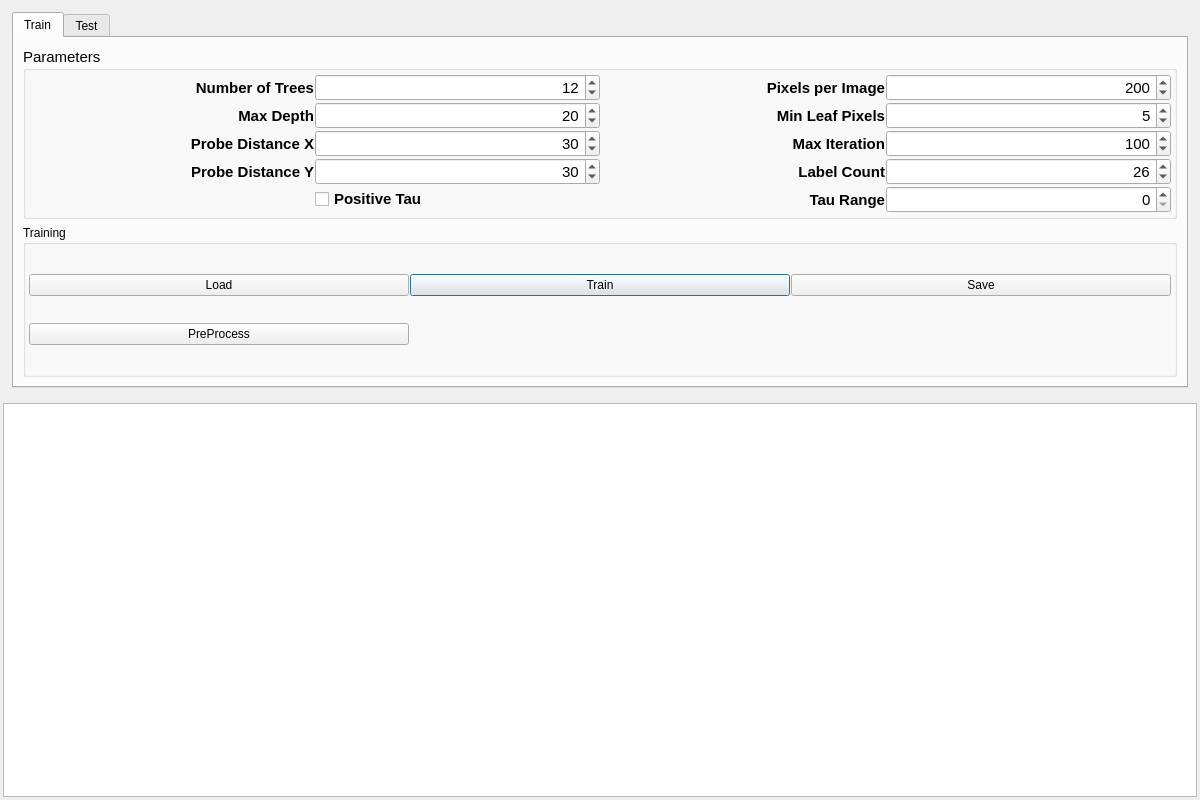
<?xml version="1.0" encoding="UTF-8"?>
<ui version="4.0">
 <class>RandomDecisionForestDialogGui</class>
 <widget class="QDialog" name="RandomDecisionForestDialogGui">
  <property name="geometry">
   <rect>
    <x>0</x>
    <y>0</y>
    <width>1200</width>
    <height>800</height>
   </rect>
  </property>
  <property name="windowTitle">
   <string>Dialog</string>
  </property>
  <layout class="QGridLayout" name="gridLayout_RDFGUI" rowstretch="0,0">
   <property name="leftMargin">
    <number>3</number>
   </property>
   <property name="topMargin">
    <number>3</number>
   </property>
   <property name="rightMargin">
    <number>3</number>
   </property>
   <property name="bottomMargin">
    <number>3</number>
   </property>
   <item row="0" column="0">
    <widget class="QWidget" name="LeftContainerWidget" native="true">
     <layout class="QVBoxLayout" name="verticalLayout_LeftContainer">
      <item>
       <widget class="QTabWidget" name="tabWidget">
        <property name="minimumSize">
         <size>
          <width>0</width>
          <height>0</height>
         </size>
        </property>
        <property name="tabPosition">
         <enum>QTabWidget::North</enum>
        </property>
        <property name="tabShape">
         <enum>QTabWidget::Rounded</enum>
        </property>
        <property name="currentIndex">
         <number>0</number>
        </property>
        <property name="tabsClosable">
         <bool>false</bool>
        </property>
        <property name="movable">
         <bool>false</bool>
        </property>
        <widget class="QWidget" name="Train_tab">
         <property name="sizePolicy">
          <sizepolicy hsizetype="Preferred" vsizetype="Minimum">
           <horstretch>0</horstretch>
           <verstretch>0</verstretch>
          </sizepolicy>
         </property>
         <attribute name="title">
          <string>Train</string>
         </attribute>
         <layout class="QVBoxLayout" name="verticalLayout_Train">
          <item>
           <widget class="QGroupBox" name="gbParameters">
            <property name="font">
             <font>
              <family>Arial</family>
              <pointsize>11</pointsize>
             </font>
            </property>
            <property name="title">
             <string>Parameters</string>
            </property>
            <layout class="QGridLayout" name="gridLayout">
             <property name="leftMargin">
              <number>3</number>
             </property>
             <property name="topMargin">
              <number>3</number>
             </property>
             <property name="rightMargin">
              <number>3</number>
             </property>
             <property name="bottomMargin">
              <number>3</number>
             </property>
             <property name="spacing">
              <number>1</number>
             </property>
             <item row="1" column="3">
              <widget class="QSpinBox" name="spinBox_PixelsPerImage">
               <property name="alignment">
                <set>Qt::AlignRight|Qt::AlignTrailing|Qt::AlignVCenter</set>
               </property>
               <property name="maximum">
                <number>1000</number>
               </property>
               <property name="value">
                <number>200</number>
               </property>
              </widget>
             </item>
             <item row="3" column="3">
              <widget class="QSpinBox" name="spinBox_MaxIteration">
               <property name="alignment">
                <set>Qt::AlignRight|Qt::AlignTrailing|Qt::AlignVCenter</set>
               </property>
               <property name="minimum">
                <number>1</number>
               </property>
               <property name="maximum">
                <number>10000</number>
               </property>
               <property name="value">
                <number>100</number>
               </property>
              </widget>
             </item>
             <item row="4" column="2">
              <widget class="QLabel" name="label_LabelCount">
               <property name="font">
                <font>
                 <weight>75</weight>
                 <bold>true</bold>
                </font>
               </property>
               <property name="text">
                <string>Label Count</string>
               </property>
               <property name="alignment">
                <set>Qt::AlignRight|Qt::AlignTrailing|Qt::AlignVCenter</set>
               </property>
              </widget>
             </item>
             <item row="2" column="0">
              <widget class="QLabel" name="label_MaxDepth">
               <property name="font">
                <font>
                 <weight>75</weight>
                 <bold>true</bold>
                </font>
               </property>
               <property name="text">
                <string>Max Depth</string>
               </property>
               <property name="alignment">
                <set>Qt::AlignRight|Qt::AlignTrailing|Qt::AlignVCenter</set>
               </property>
              </widget>
             </item>
             <item row="2" column="3">
              <widget class="QSpinBox" name="spinBox_MinLeafPixels">
               <property name="alignment">
                <set>Qt::AlignRight|Qt::AlignTrailing|Qt::AlignVCenter</set>
               </property>
               <property name="value">
                <number>5</number>
               </property>
              </widget>
             </item>
             <item row="3" column="0">
              <widget class="QLabel" name="label_ProbX_2">
               <property name="font">
                <font>
                 <weight>75</weight>
                 <bold>true</bold>
                </font>
               </property>
               <property name="text">
                <string>Probe Distance X</string>
               </property>
               <property name="alignment">
                <set>Qt::AlignRight|Qt::AlignTrailing|Qt::AlignVCenter</set>
               </property>
              </widget>
             </item>
             <item row="1" column="0">
              <widget class="QLabel" name="label_NTrees">
               <property name="font">
                <font>
                 <weight>75</weight>
                 <bold>true</bold>
                </font>
               </property>
               <property name="text">
                <string>Number of Trees</string>
               </property>
               <property name="alignment">
                <set>Qt::AlignRight|Qt::AlignTrailing|Qt::AlignVCenter</set>
               </property>
              </widget>
             </item>
             <item row="4" column="0">
              <widget class="QLabel" name="label_ProbY_2">
               <property name="font">
                <font>
                 <weight>75</weight>
                 <bold>true</bold>
                </font>
               </property>
               <property name="text">
                <string>Probe Distance Y</string>
               </property>
               <property name="alignment">
                <set>Qt::AlignRight|Qt::AlignTrailing|Qt::AlignVCenter</set>
               </property>
              </widget>
             </item>
             <item row="5" column="3">
              <widget class="QSpinBox" name="spinBox_TauRange">
               <property name="alignment">
                <set>Qt::AlignRight|Qt::AlignTrailing|Qt::AlignVCenter</set>
               </property>
               <property name="maximum">
                <number>500</number>
               </property>
              </widget>
             </item>
             <item row="1" column="1">
              <widget class="QSpinBox" name="spinBox_NTrees">
               <property name="toolTip">
                <string>&lt;html&gt;&lt;head/&gt;&lt;body&gt;&lt;p&gt;&lt;span style=&quot; font-weight:600;&quot;&gt;Number of trees:&lt;/span&gt;&lt;/p&gt;&lt;p&gt;&lt;br/&gt;&lt;/p&gt;&lt;p&gt;Bla bla.&lt;/p&gt;&lt;/body&gt;&lt;/html&gt;</string>
               </property>
               <property name="alignment">
                <set>Qt::AlignRight|Qt::AlignTrailing|Qt::AlignVCenter</set>
               </property>
               <property name="value">
                <number>12</number>
               </property>
              </widget>
             </item>
             <item row="1" column="2">
              <widget class="QLabel" name="label_PixelsPerImage">
               <property name="font">
                <font>
                 <weight>75</weight>
                 <bold>true</bold>
                </font>
               </property>
               <property name="text">
                <string>Pixels per Image</string>
               </property>
               <property name="alignment">
                <set>Qt::AlignRight|Qt::AlignTrailing|Qt::AlignVCenter</set>
               </property>
              </widget>
             </item>
             <item row="3" column="2">
              <widget class="QLabel" name="label_MaxIteration">
               <property name="font">
                <font>
                 <weight>75</weight>
                 <bold>true</bold>
                </font>
               </property>
               <property name="text">
                <string>Max Iteration</string>
               </property>
               <property name="alignment">
                <set>Qt::AlignRight|Qt::AlignTrailing|Qt::AlignVCenter</set>
               </property>
              </widget>
             </item>
             <item row="4" column="3">
              <widget class="QSpinBox" name="spinBox_LabelCount">
               <property name="alignment">
                <set>Qt::AlignRight|Qt::AlignTrailing|Qt::AlignVCenter</set>
               </property>
               <property name="value">
                <number>26</number>
               </property>
              </widget>
             </item>
             <item row="2" column="1">
              <widget class="QSpinBox" name="spinBox_MaxDepth">
               <property name="alignment">
                <set>Qt::AlignRight|Qt::AlignTrailing|Qt::AlignVCenter</set>
               </property>
               <property name="value">
                <number>20</number>
               </property>
              </widget>
             </item>
             <item row="3" column="1">
              <widget class="QSpinBox" name="spinBox_probX">
               <property name="alignment">
                <set>Qt::AlignRight|Qt::AlignTrailing|Qt::AlignVCenter</set>
               </property>
               <property name="maximum">
                <number>500</number>
               </property>
               <property name="value">
                <number>30</number>
               </property>
              </widget>
             </item>
             <item row="2" column="2">
              <widget class="QLabel" name="label_MinLeafPixels">
               <property name="font">
                <font>
                 <weight>75</weight>
                 <bold>true</bold>
                </font>
               </property>
               <property name="text">
                <string>Min Leaf Pixels</string>
               </property>
               <property name="alignment">
                <set>Qt::AlignRight|Qt::AlignTrailing|Qt::AlignVCenter</set>
               </property>
              </widget>
             </item>
             <item row="5" column="2">
              <widget class="QLabel" name="label_TauRange">
               <property name="font">
                <font>
                 <weight>75</weight>
                 <bold>true</bold>
                </font>
               </property>
               <property name="text">
                <string>Tau Range</string>
               </property>
               <property name="alignment">
                <set>Qt::AlignRight|Qt::AlignTrailing|Qt::AlignVCenter</set>
               </property>
              </widget>
             </item>
             <item row="4" column="1">
              <widget class="QSpinBox" name="spinBox_probY">
               <property name="alignment">
                <set>Qt::AlignRight|Qt::AlignTrailing|Qt::AlignVCenter</set>
               </property>
               <property name="maximum">
                <number>500</number>
               </property>
               <property name="value">
                <number>30</number>
               </property>
              </widget>
             </item>
             <item row="5" column="1">
              <widget class="QCheckBox" name="checkBox">
               <property name="font">
                <font>
                 <weight>75</weight>
                 <bold>true</bold>
                </font>
               </property>
               <property name="text">
                <string>Positive Tau</string>
               </property>
              </widget>
             </item>
            </layout>
           </widget>
          </item>
          <item>
           <widget class="QGroupBox" name="groupBox">
            <property name="title">
             <string>Training</string>
            </property>
            <layout class="QGridLayout" name="gridLayout_train">
             <property name="leftMargin">
              <number>3</number>
             </property>
             <property name="topMargin">
              <number>3</number>
             </property>
             <property name="rightMargin">
              <number>3</number>
             </property>
             <property name="bottomMargin">
              <number>3</number>
             </property>
             <property name="spacing">
              <number>1</number>
             </property>
             <item row="0" column="1">
              <widget class="QPushButton" name="train_button">
               <property name="text">
                <string>Train</string>
               </property>
              </widget>
             </item>
             <item row="0" column="2">
              <widget class="QPushButton" name="saveForest_button">
               <property name="text">
                <string>Save</string>
               </property>
              </widget>
             </item>
             <item row="0" column="0">
              <widget class="QPushButton" name="loadForest_button">
               <property name="text">
                <string>Load</string>
               </property>
              </widget>
             </item>
             <item row="1" column="0">
              <widget class="QPushButton" name="pushButton_PreProcess">
               <property name="text">
                <string>PreProcess</string>
               </property>
              </widget>
             </item>
            </layout>
           </widget>
          </item>
         </layout>
        </widget>
        <widget class="QWidget" name="Test_tab">
         <property name="sizePolicy">
          <sizepolicy hsizetype="Preferred" vsizetype="Minimum">
           <horstretch>0</horstretch>
           <verstretch>0</verstretch>
          </sizepolicy>
         </property>
         <attribute name="title">
          <string>Test</string>
         </attribute>
         <layout class="QVBoxLayout" name="verticalLayout_Test">
          <item>
           <widget class="QGroupBox" name="groupBox_TestTab">
            <property name="title">
             <string>Test</string>
            </property>
            <layout class="QGridLayout" name="gridLayout_test">
             <property name="leftMargin">
              <number>3</number>
             </property>
             <property name="topMargin">
              <number>3</number>
             </property>
             <property name="rightMargin">
              <number>3</number>
             </property>
             <property name="bottomMargin">
              <number>3</number>
             </property>
             <property name="spacing">
              <number>1</number>
             </property>
             <item row="1" column="1">
              <widget class="QSpinBox" name="spinBox_NTestTrees">
               <property name="toolTip">
                <string>&lt;html&gt;&lt;head/&gt;&lt;body&gt;&lt;p&gt;&lt;span style=&quot; font-weight:600;&quot;&gt;Number of trees:&lt;/span&gt;&lt;/p&gt;&lt;p&gt;&lt;br/&gt;&lt;/p&gt;&lt;p&gt;Bla bla.&lt;/p&gt;&lt;/body&gt;&lt;/html&gt;</string>
               </property>
               <property name="alignment">
                <set>Qt::AlignRight|Qt::AlignTrailing|Qt::AlignVCenter</set>
               </property>
               <property name="value">
                <number>1</number>
               </property>
              </widget>
             </item>
             <item row="1" column="0">
              <widget class="QLabel" name="label_NTrees_Test">
               <property name="font">
                <font>
                 <weight>75</weight>
                 <bold>true</bold>
                </font>
               </property>
               <property name="text">
                <string>Number of Trees</string>
               </property>
               <property name="alignment">
                <set>Qt::AlignRight|Qt::AlignTrailing|Qt::AlignVCenter</set>
               </property>
              </widget>
             </item>
             <item row="0" column="1">
              <widget class="QPushButton" name="test_button">
               <property name="text">
                <string>Test</string>
               </property>
              </widget>
             </item>
            </layout>
           </widget>
          </item>
         </layout>
        </widget>
       </widget>
      </item>
     </layout>
    </widget>
   </item>
   <item row="1" column="0">
    <widget class="QTextBrowser" name="console"/>
   </item>
  </layout>
 </widget>
 <tabstops>
  <tabstop>spinBox_NTrees</tabstop>
  <tabstop>spinBox_MaxDepth</tabstop>
  <tabstop>spinBox_probX</tabstop>
  <tabstop>spinBox_probY</tabstop>
  <tabstop>spinBox_PixelsPerImage</tabstop>
  <tabstop>spinBox_MinLeafPixels</tabstop>
  <tabstop>spinBox_MaxIteration</tabstop>
  <tabstop>spinBox_LabelCount</tabstop>
  <tabstop>test_button</tabstop>
 </tabstops>
 <resources/>
 <connections>
  <connection>
   <sender>train_button</sender>
   <signal>clicked()</signal>
   <receiver>RandomDecisionForestDialogGui</receiver>
   <slot>onTrain()</slot>
   <hints>
    <hint type="sourcelabel">
     <x>756</x>
     <y>291</y>
    </hint>
    <hint type="destinationlabel">
     <x>524</x>
     <y>176</y>
    </hint>
   </hints>
  </connection>
  <connection>
   <sender>test_button</sender>
   <signal>clicked()</signal>
   <receiver>RandomDecisionForestDialogGui</receiver>
   <slot>onTest()</slot>
   <hints>
    <hint type="sourcelabel">
     <x>1170</x>
     <y>177</y>
    </hint>
    <hint type="destinationlabel">
     <x>561</x>
     <y>491</y>
    </hint>
   </hints>
  </connection>
  <connection>
   <sender>loadForest_button</sender>
   <signal>clicked()</signal>
   <receiver>RandomDecisionForestDialogGui</receiver>
   <slot>onLoad()</slot>
   <hints>
    <hint type="sourcelabel">
     <x>207</x>
     <y>291</y>
    </hint>
    <hint type="destinationlabel">
     <x>533</x>
     <y>264</y>
    </hint>
   </hints>
  </connection>
  <connection>
   <sender>saveForest_button</sender>
   <signal>clicked()</signal>
   <receiver>RandomDecisionForestDialogGui</receiver>
   <slot>onSave()</slot>
   <hints>
    <hint type="sourcelabel">
     <x>1170</x>
     <y>291</y>
    </hint>
    <hint type="destinationlabel">
     <x>609</x>
     <y>215</y>
    </hint>
   </hints>
  </connection>
  <connection>
   <sender>spinBox_NTrees</sender>
   <signal>valueChanged(int)</signal>
   <receiver>RandomDecisionForestDialogGui</receiver>
   <slot>onNTreesChanged(int)</slot>
   <hints>
    <hint type="sourcelabel">
     <x>577</x>
     <y>96</y>
    </hint>
    <hint type="destinationlabel">
     <x>201</x>
     <y>-71</y>
    </hint>
   </hints>
  </connection>
  <connection>
   <sender>spinBox_MaxDepth</sender>
   <signal>valueChanged(int)</signal>
   <receiver>RandomDecisionForestDialogGui</receiver>
   <slot>onMaxDepthChanged(int)</slot>
   <hints>
    <hint type="sourcelabel">
     <x>577</x>
     <y>122</y>
    </hint>
    <hint type="destinationlabel">
     <x>166</x>
     <y>-57</y>
    </hint>
   </hints>
  </connection>
  <connection>
   <sender>spinBox_probX</sender>
   <signal>valueChanged(int)</signal>
   <receiver>RandomDecisionForestDialogGui</receiver>
   <slot>onProbDistXChanged(int)</slot>
   <hints>
    <hint type="sourcelabel">
     <x>577</x>
     <y>148</y>
    </hint>
    <hint type="destinationlabel">
     <x>193</x>
     <y>-16</y>
    </hint>
   </hints>
  </connection>
  <connection>
   <sender>spinBox_probY</sender>
   <signal>valueChanged(int)</signal>
   <receiver>RandomDecisionForestDialogGui</receiver>
   <slot>onProbDistYChanged(int)</slot>
   <hints>
    <hint type="sourcelabel">
     <x>577</x>
     <y>174</y>
    </hint>
    <hint type="destinationlabel">
     <x>-20</x>
     <y>62</y>
    </hint>
   </hints>
  </connection>
  <connection>
   <sender>spinBox_PixelsPerImage</sender>
   <signal>valueChanged(int)</signal>
   <receiver>RandomDecisionForestDialogGui</receiver>
   <slot>onPixelsPerImageChanged(int)</slot>
   <hints>
    <hint type="sourcelabel">
     <x>1170</x>
     <y>96</y>
    </hint>
    <hint type="destinationlabel">
     <x>531</x>
     <y>44</y>
    </hint>
   </hints>
  </connection>
  <connection>
   <sender>spinBox_MinLeafPixels</sender>
   <signal>valueChanged(int)</signal>
   <receiver>RandomDecisionForestDialogGui</receiver>
   <slot>onMinLeafPixelsChanged(int)</slot>
   <hints>
    <hint type="sourcelabel">
     <x>1170</x>
     <y>122</y>
    </hint>
    <hint type="destinationlabel">
     <x>590</x>
     <y>70</y>
    </hint>
   </hints>
  </connection>
  <connection>
   <sender>spinBox_MaxIteration</sender>
   <signal>valueChanged(int)</signal>
   <receiver>RandomDecisionForestDialogGui</receiver>
   <slot>onMaxIterationChanged(int)</slot>
   <hints>
    <hint type="sourcelabel">
     <x>1170</x>
     <y>148</y>
    </hint>
    <hint type="destinationlabel">
     <x>587</x>
     <y>105</y>
    </hint>
   </hints>
  </connection>
  <connection>
   <sender>spinBox_LabelCount</sender>
   <signal>valueChanged(int)</signal>
   <receiver>RandomDecisionForestDialogGui</receiver>
   <slot>onLabelCountChanged(int)</slot>
   <hints>
    <hint type="sourcelabel">
     <x>1170</x>
     <y>174</y>
    </hint>
    <hint type="destinationlabel">
     <x>565</x>
     <y>128</y>
    </hint>
   </hints>
  </connection>
  <connection>
   <sender>spinBox_NTestTrees</sender>
   <signal>valueChanged(int)</signal>
   <receiver>RandomDecisionForestDialogGui</receiver>
   <slot>onNTestTreesChanged(int)</slot>
   <hints>
    <hint type="sourcelabel">
     <x>1170</x>
     <y>285</y>
    </hint>
    <hint type="destinationlabel">
     <x>575</x>
     <y>547</y>
    </hint>
   </hints>
  </connection>
  <connection>
   <sender>spinBox_TauRange</sender>
   <signal>valueChanged(int)</signal>
   <receiver>RandomDecisionForestDialogGui</receiver>
   <slot>onTauRangeChanged(int)</slot>
   <hints>
    <hint type="sourcelabel">
     <x>1170</x>
     <y>200</y>
    </hint>
    <hint type="destinationlabel">
     <x>606</x>
     <y>249</y>
    </hint>
   </hints>
  </connection>
  <connection>
   <sender>pushButton_PreProcess</sender>
   <signal>clicked()</signal>
   <receiver>RandomDecisionForestDialogGui</receiver>
   <slot>onPreProcess()</slot>
   <hints>
    <hint type="sourcelabel">
     <x>162</x>
     <y>339</y>
    </hint>
    <hint type="destinationlabel">
     <x>45</x>
     <y>400</y>
    </hint>
   </hints>
  </connection>
  <connection>
   <sender>checkBox</sender>
   <signal>clicked(bool)</signal>
   <receiver>RandomDecisionForestDialogGui</receiver>
   <slot>onPositiveTau(bool)</slot>
   <hints>
    <hint type="sourcelabel">
     <x>448</x>
     <y>204</y>
    </hint>
    <hint type="destinationlabel">
     <x>-30</x>
     <y>247</y>
    </hint>
   </hints>
  </connection>
 </connections>
 <slots>
  <slot>onTrain()</slot>
  <slot>onTrainingBrowse()</slot>
  <slot>onTestBrowse()</slot>
  <slot>onTest()</slot>
  <slot>onLoad()</slot>
  <slot>onSave()</slot>
  <slot>onNTreesChanged(int)</slot>
  <slot>onMaxDepthChanged(int)</slot>
  <slot>onProbDistXChanged(int)</slot>
  <slot>onProbDistYChanged(int)</slot>
  <slot>onPixelsPerImageChanged(int)</slot>
  <slot>onMinLeafPixelsChanged(int)</slot>
  <slot>onMaxIterationChanged(int)</slot>
  <slot>onLabelCountChanged(int)</slot>
  <slot>onNTestTreesChanged(int)</slot>
  <slot>onTauRangeChanged(int)</slot>
  <slot>onPreProcess()</slot>
  <slot>onPositiveTau(bool)</slot>
 </slots>
</ui>
